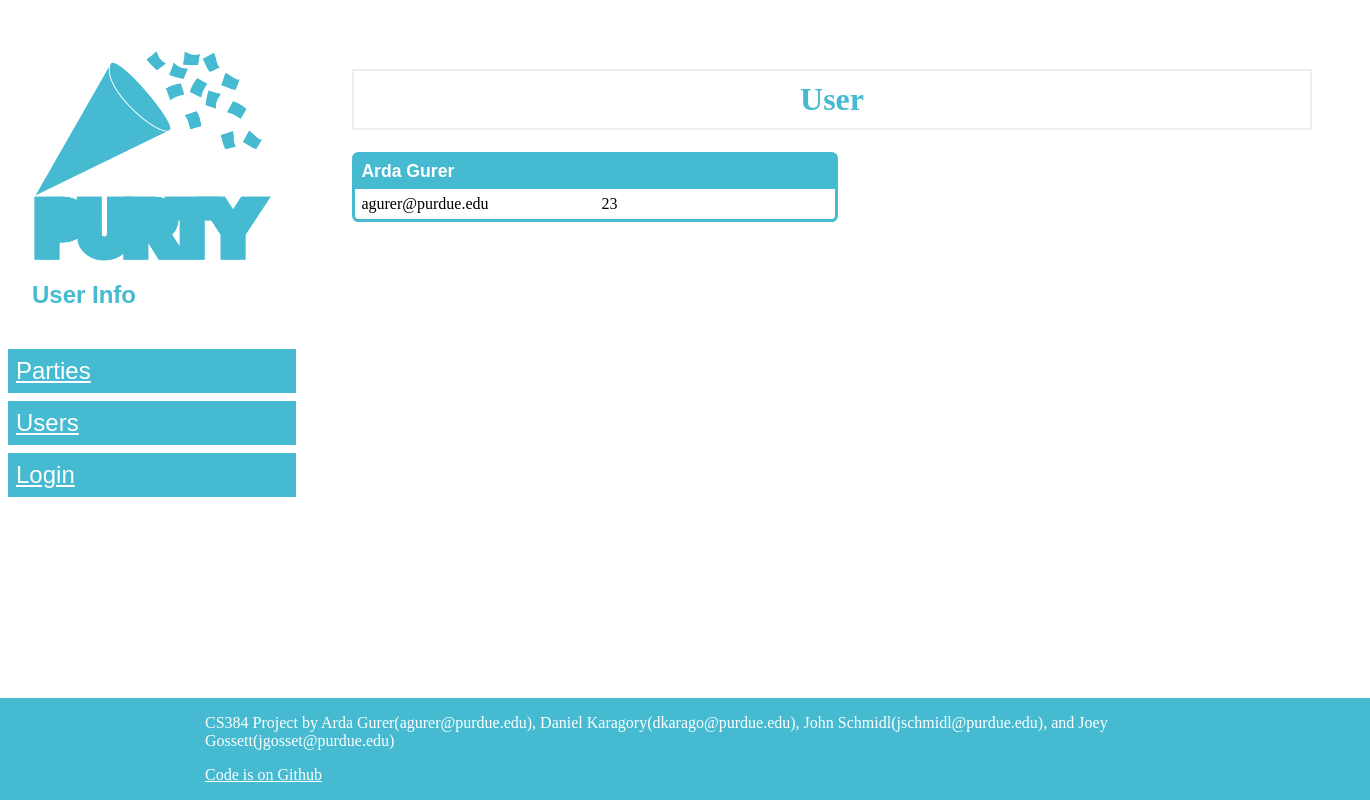
The page /u/1 on the database its author committed.
### database_orm.py (models this page shows, shortened)
    class User(db_orm.Model):
        user_id = db_orm.Column('user_id', db_orm.Integer, primary_key = True)
        name = db_orm.Column(db_orm.String(40))
        email = db_orm.Column(db_orm.String(40))
        age = db_orm.Column(db_orm.Integer)

### app.py (the view)
@app.route('/u/<string:user_id>')
def user(user_id):
    user = db.get_user(user_id)
    print(user, file=sys.stderr)
    if user is None:
        abort(404)
    return render_template('user.html', user=user)

### app.py (called while the page is built)
@app.before_request
def check_session():
    if 'user_id' in session:
        if db.user_exists(session['user_id']) == False:
            session.pop('user_id')

### database.py (called while the page is built)
def get_user(user_id):
    return db_orm.User.query.filter_by(user_id = user_id)[0]

### templates/user.html (shortened to what this page needs)
{% extends "base.html" %}
{% block title %} User Info {% endblock %}
{% block content %}
<h1>User</h1>
<div class='user'>
	<div class='name'>
		{{ user['name'] }}
	</div>
	<div class='email'>
		{{ user['email'] }}
	</div>
	<div class='age'>
		{{ user['age'] }}
	</div>
</div>
{% endblock %}

### static/css/style.css (style rules this page uses)
:root { --pageContentWidth: 60rem; --headerColor: #45bad1; --headerColorContrast: white; }
h1 { border: 2px #eee solid; color: var(--headerColor); text-align: center; padding: 10px; }
body { height: 100%; padding: 0; margin: 0; display: flex; flex-direction: column; }
html { height: 100%; }
.user { display: grid; grid-template-columns: 1fr 1fr; grid-template-areas: "name name" "email age"; width: 30rem; border-radius: 0.4rem 0.4rem 0.4rem 0.4rem; border-style: solid; border-color: var(--headerColor); margin-bottom: 1rem; }
.user .name { grid-area: name; padding: 0.4rem; background-color: var(--headerColor); color: var(--headerColorContrast); font-size: 1.1rem; font-family: sans-serif; font-weight: bold; }
.user .email { grid-area: email; padding: 0.4rem; }
.user .age { grid-area: age; padding: 0.4rem; }

### rows shown on the page
User: name "Arda Gurer", email "agurer@purdue.edu", age "23"
